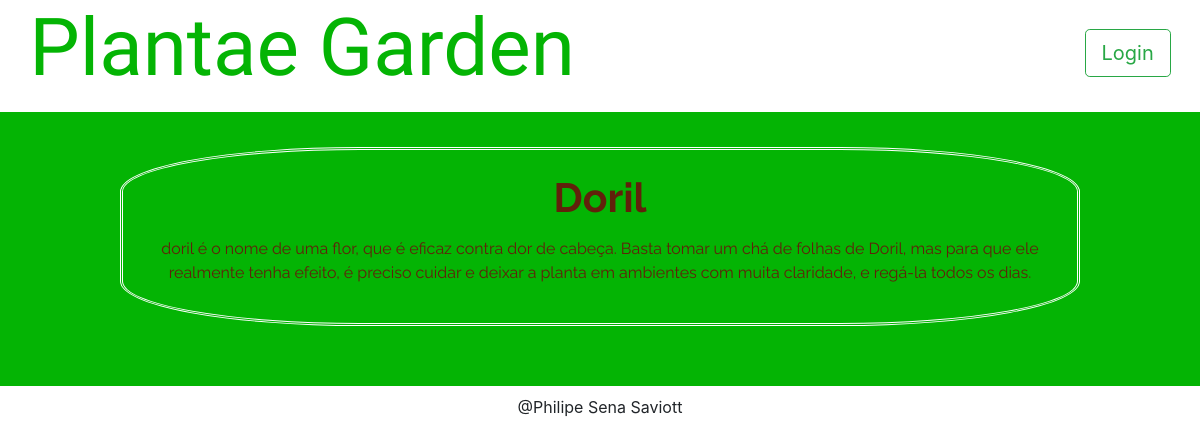
The app's page /category/7/items/13 with its own data.
### models.py (models this page shows, shortened)
class Item(Base):
    __tablename__ = 'item'
    id = Column(Integer, primary_key=True)
    name = Column(String(50), nullable=False)
    description = Column(String(1000), nullable=False)
    category_id = Column(Integer, ForeignKey('category.id'))
    category = relationship(Category)
    user_id = Column(Integer, ForeignKey('user.id'))
    user = relationship(User)

### application.py (the view)
@app.route('/category/<int:category_id>/items/<int:item_id>')
def itemFunction(category_id, item_id):
    category2 = session.query(Category).filter_by(id=category_id).first()
    if not hasattr(category2, 'id'):
        return "this category not exist"
    items = session.query(Item).filter_by(id=item_id).first()
    if not hasattr(items, 'id'):
        return "this item not exist"
    if items.category_id != category_id:
        return "This item not exist in this category"
    if 'username' not in login_session:
        return render_template(
            'publicItem.html', itemName=items, category=category2)
    else:
        return render_template('item.html', itemName=items, category=category2)

### templates/publicItem.html (shortened to what this page needs)
{% extends "main.html" %}
{% block content %}
{% include "header.html" %}
    <section class="row main-body">
      <div class="col-md-6">
      </div>
    </section>
    <section class="row main-body">
      <div class="item-desg">
        <article id="item-description" class="col-md-12">
            <h2 class="item-title">{{ itemName.name }}</h2>
            <p class="item-desc">{{ itemName.description }}
            </p>
        </article>
      </div>
    </section>
{% endblock %}

### static/styles.css (style rules this page uses)
#item-description { margin: 2.5% 0 4% 0; }
.main-body { background-color: #04B404; }
.item-title { text-align: center; margin-bottom: 1.5%; font-family: 'Raleway', sans-serif; font-size: 255%; color: #61210B; font-weight: bold; }
.item-desc { color: white; text-align: center; font-family: 'Raleway', sans-serif; color: #61210B; }
.item-desg { border-width: medium; border-color: white; border-style: double; border-radius: 25%; margin: 2% 0 5% 10%; width: 80%; }

### records on screen
Item: name "Doril", description "doril é o nome de uma flor, que é eficaz contra dor de cabeça. Basta tomar um chá de folhas de Doril, mas para que ele realmente tenha efeito, é preciso cuidar e deixar a planta em ambientes com muita claridade, e regá-la todos os dias."
